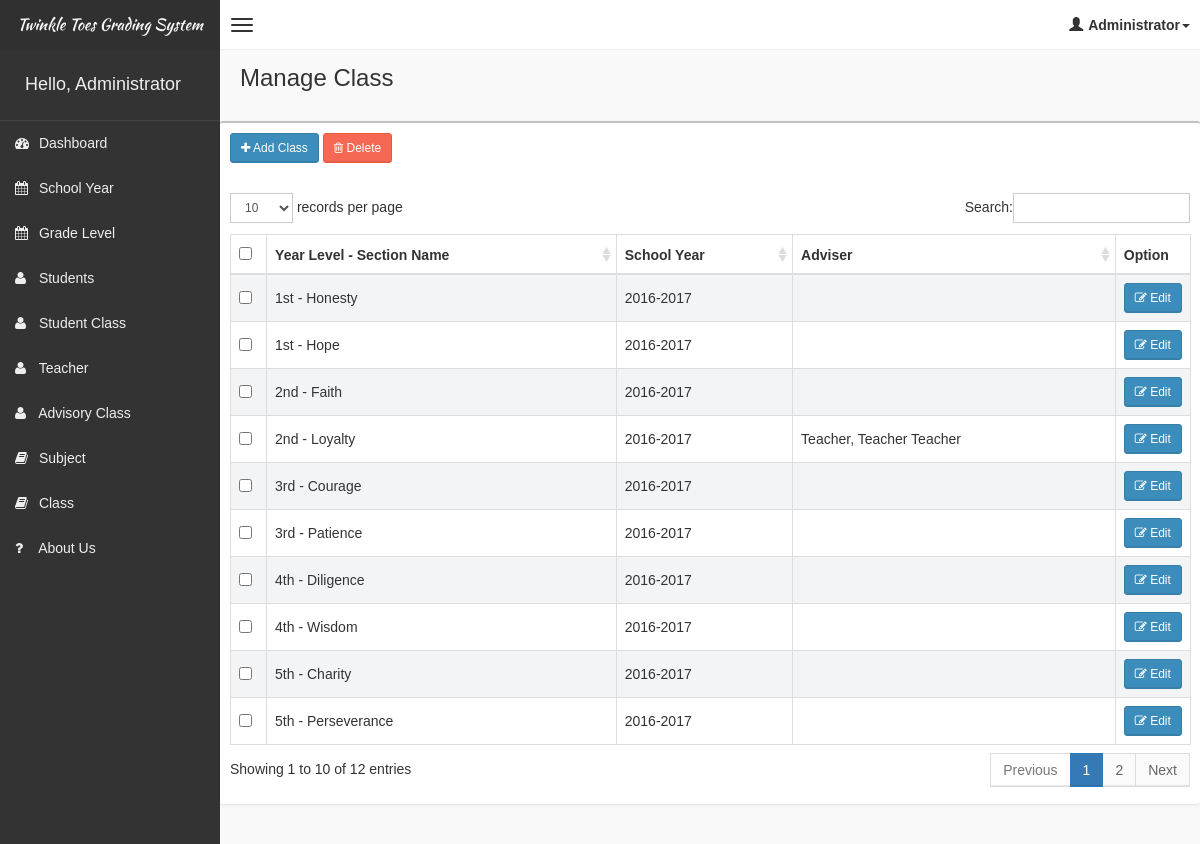
/system/pages/class/class.php (signed in), run on the app's committed database.
### tables this page shows
CREATE TABLE IF NOT EXISTS `tblclass` (
  `id` int(11) NOT NULL AUTO_INCREMENT,
  `classname` varchar(20) NOT NULL,
  `schoolyearid` int(11) NOT NULL,
  `yearlevelid` int(11) NOT NULL,
  PRIMARY KEY (`id`)
);

CREATE TABLE IF NOT EXISTS `tblyearlevel` (
  `id` int(11) NOT NULL AUTO_INCREMENT,
  `yearlevel` varchar(20) NOT NULL,
  `description` varchar(50) NOT NULL,
  PRIMARY KEY (`id`)
);

CREATE TABLE IF NOT EXISTS `tblschoolyear` (
  `id` int(11) NOT NULL AUTO_INCREMENT,
  `schoolyear` varchar(20) NOT NULL,
  PRIMARY KEY (`id`),
  UNIQUE KEY `schoolyear` (`schoolyear`)
);

### system/pages/class/class.php (shortened to what this page needs)
<!DOCTYPE html>
<html>
    <?php include('../head_css.php'); ?>
    <body class="skin-black">
        <?php
        include "../connection.php";
        ?>
        <?php include('../header.php'); ?>
        <div class="wrapper row-offcanvas row-offcanvas-left">
            <?php include('../sidebar-left.php'); ?>
            <aside class="right-side">
                <section class="content-header">
                    <h1>
                        Manage Class
                    </h1>
                </section>
                <section class="content">
                    <div class="row">
                            <div class="box">
                                <div class="box-header">
                                    <div style="padding:10px;">
                                        <button class="btn btn-primary btn-sm" data-toggle="modal" data-target="#addClassModal"><i class="fa fa-plus" aria-hidden="true"></i> Add Class</button>
                                        <button class="btn btn-danger btn-sm" data-toggle="modal" data-target="#deleteModal"><i class="fa fa-trash-o" aria-hidden="true"></i> Delete</button>
                                    </div>
                                </div>
                                <div class="box-body table-responsive">
                                <form method="post">
                                    <table id="table" class="table table-bordered table-striped">
                                        <thead>
                                            <tr>
                                                <th style="width: 20px !important;"><input type="checkbox" name="chk_delete[]" class="cbxMain" onchange="checkMain(this)" /></th>
                                                <th>Year Level - Section Name</th>
                                                <th>School Year</th>
                                                <th>Adviser</th>
                                                <th style="width: 40px !important;">Option</th>
                                            </tr>
                                        </thead>
                                        <tbody>
                                            <?php
                                            $squery = mysqli_query($con, "select *,CONCAT(t.lname, ', ', t.fname, ' ',t.mname) as tname,c.id as cid,y.id as yid, s.id as sid from tblclass c left join tblschoolyear s on c.schoolyearid = s.id left join tblyearlevel y on c.yearlevelid = y.id left join tblteacheradvisory on tblteacheradvisory.classid = c.id left join tblteacher t on t.id = tblteacheradvisory.teacherid order by schoolyear desc, yearlevel, classname");
                                            while($row = mysqli_fetch_array($squery))
                                            {
                                                echo '
                                                <tr>
                                                    <td><input type="checkbox" name="chk_delete[]" class="chk_delete" value="'.$row['cid'].'" /></td>
                                                    <td>'.$row['yearlevel']." - ".$row['classname'].'</td>
                                                    <td>'.$row['schoolyear'].'</td>
                                                    <td>'.$row['tname'].'</td>
                                                    <td><button class="btn btn-primary btn-sm" data-target="#editModal'.$row['cid'].'" data-toggle="modal"><i class="fa fa-pencil-square-o" aria-hidden="true"></i> Edit</button></td>
                                                </tr>
                                                ';
                                            }
                                            ?>
                                        </tbody>
                                    </table>
                                    </form>
                                </div>
                            </div>
                    </div>
                </section>
            </aside>
        </div>
    </body>
</html>

### system/pages/header.php (shortened to what this page needs)
<?php
 echo  '<header class="header">
          <a href="#" class="logo">
              Twinkle Toes Grading System
          </a>
          <nav class="navbar navbar-static-top" role="navigation">
              <a href="#" class="navbar-btn sidebar-toggle" data-toggle="offcanvas" role="button">
                  <span class="sr-only">Toggle navigation</span>
                  <span class="icon-bar"></span>
                  <span class="icon-bar"></span>
                  <span class="icon-bar"></span>
              </a>
              <div class="navbar-right">
                  <ul class="nav navbar-nav">
                      <li class="dropdown user user-menu">
                          <a href="#" class="dropdown-toggle" data-toggle="dropdown">
                              <i class="glyphicon glyphicon-user"></i>';
                              if($_SESSION['role'] == "Administrator"){
                                  $user = mysqli_query($con,"SELECT * from tbladmin where id = '".$_SESSION['userid']."' ");
                                  while($row = mysqli_fetch_array($user)){
                                      echo'<span>'.$row['accounttype'].'<i class="caret"></i></span>';
                                  }
                              }
                              elseif($_SESSION['role'] == "Teacher"){
                                  $user = mysqli_query($con,"SELECT * from tblteacher where id = '".$_SESSION['userid']."' ");
                                  while($row = mysqli_fetch_array($user)){
                                      $_SESSION['user'] = $row['fname'].' '.$row['lname'];
                                      echo'<span>'.$row['fname'].' '.$row['lname'].'<i class="caret"></i></span>';
                                  }
                              }
                              elseif($_SESSION['role'] == "Student"){
                                  $user = mysqli_query($con,"SELECT * from tblrealadmin where id = '".$_SESSION['userid']."' ");
                                  while($row = mysqli_fetch_array($user)){
                                      $_SESSION['user'] = $row['fname'].' '.$row['lname'];
                                      echo'<span>'.$row['fname'].' '.$row['lname'].'<i class="caret"></i></span>';
                                  }
                              }
                          echo '</a>
                          <ul class="dropdown-menu">
                              <li class="user-header bg-light-blue">
                                  <p>
                                      '.$_SESSION['user'].'
                                  </p>
                              </li>
                              <li class="user-footer">
                                  <div class="pull-left">
                                      <a href="#" class="btn btn-default btn-flat" data-toggle="modal" data-target="#editProfileModal">Edit Profile</a>
                                  </div>
                                  <div class="pull-right">
                                      <a href="../../logout.php" class="btn btn-default btn-flat">Sign out</a>
                                  </div>
                              </li>
                          </ul>
                      </li>
                  </ul>
              </div>
          </nav>
      </header>'; ?>

### system/pages/sidebar-left.php (shortened to what this page needs)
<?php
	echo '
	<aside class="left-side sidebar-offcanvas">
                <section class="sidebar">
                    <div class="user-panel">
                        <div class="pull-left info">
                            <h4>Hello, ';
                                if($_SESSION['role'] == "Administrator"){
                                    $user = mysqli_query($con,"SELECT * from tbladmin where id = '".$_SESSION['userid']."' ");
                                    while($row = mysqli_fetch_array($user)){
                                        echo $row['accounttype'];
                                    }
                                }
                                elseif($_SESSION['role'] == "Teacher"){
                                    $user = mysqli_query($con,"SELECT * from tblteacher where id = '".$_SESSION['userid']."' ");
                                    while($row = mysqli_fetch_array($user)){
                                        $_SESSION['user'] = $row['fname'].' '.$row['lname'];
                                        echo $row['fname'].' '.$row['lname'];
                                    }
                                }
                                elseif($_SESSION['role'] == "Student"){
                                    $user = mysqli_query($con,"SELECT * from tblrealadmin where id = '".$_SESSION['userid']."' ");
                                    while($row = mysqli_fetch_array($user)){
                                        $_SESSION['user'] = $row['fname'].' '.$row['lname'];
                                        echo $row['fname'].' '.$row['lname'] ;
                                    }
                                }
                                echo '
                            </h4>
                        </div>
                    </div>
                    <ul class="sidebar-menu">';
                        if($_SESSION['role'] == "Administrator"){
                            echo '
                            <li>
                                <a href="../dashboard/dashboard.php">
                                    <i class="fa  fa-dashboard"></i> <span>Dashboard</span>
                                </a>
                            </li>
                            <li>
                                <a href="../schoolyear/schoolyear.php">
                                    <i class="fa fa-calendar"></i> <span>School Year</span>
                                </a>
                            </li>
                            <li>
                                <a href="../yearlevel/yearlevel.php">
                                    <i class="fa fa-calendar"></i> <span>Grade Level</span>
                                </a>
                            </li>
                            <li>
                                <a href="../student/student.php">
                                    <i class="fa fa-user"></i> <span>Students</span>
                                </a>
                            </li>
                            <li>
                                <a href="../studentclass/studentclass.php">
                                    <i class="fa fa-user"></i> <span>Student Class</span>
                                </a>
                            </li>
                            <li>
                                <a href="../teacher/teacher.php">
                                    <i class="fa fa-user"></i> <span>Teacher</span>
                                </a>
                            </li>
                            <li>
                                <a href="../teacheradvisory/teacheradvisory.php">
                                    <i class="fa fa-user"></i> <span>Advisory Class</span>
                                </a>
                            </li>
                            <li>
                                <a href="../subject/subject.php">
                                    <i class="fa fa-book"></i> <span>Subject</span>
                                </a>
                            </li>
                            <li>
                                <a href="../class/class.php">
                                    <i class="fa fa-book"></i> <span>Class</span>
                                </a>
                            </li>
                            <li>
                                 <a href="../aboutus.php">
                                    <i class="fa fa-question"></i> <span>About Us</span>
                                </a>
                            </li>';
                        }
                        echo'
                    </ul>
                </section>
            </aside>
	';
?>

### data on the page
tblclass: yearlevelid.yearlevel "1st", classname "Honesty", schoolyearid.schoolyear "2016-2017"
tblclass: yearlevelid.yearlevel "1st", classname "Hope", schoolyearid.schoolyear "2016-2017"
tblclass: yearlevelid.yearlevel "2nd", classname "Faith", schoolyearid.schoolyear "2016-2017"
tblclass: yearlevelid.yearlevel "2nd", classname "Loyalty", schoolyearid.schoolyear "2016-2017", tname "Teacher, Teacher Teacher"
tblclass: yearlevelid.yearlevel "3rd", classname "Courage", schoolyearid.schoolyear "2016-2017"
tblclass: yearlevelid.yearlevel "3rd", classname "Patience", schoolyearid.schoolyear "2016-2017"
tblclass: yearlevelid.yearlevel "4th", classname "Diligence", schoolyearid.schoolyear "2016-2017"
tblclass: yearlevelid.yearlevel "4th", classname "Wisdom", schoolyearid.schoolyear "2016-2017"
tblclass: yearlevelid.yearlevel "5th", classname "Charity", schoolyearid.schoolyear "2016-2017"
tblclass: yearlevelid.yearlevel "5th", classname "Perseverance", schoolyearid.schoolyear "2016-2017"

### other printed values
$row['accounttype'] "Administrator"
